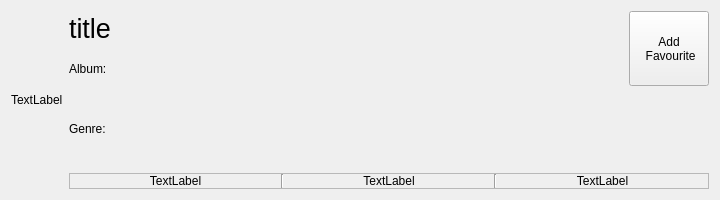
<?xml version="1.0" encoding="UTF-8"?>
<ui version="4.0">
 <class>music_scroll</class>
 <widget class="QWidget" name="music_scroll">
  <property name="geometry">
   <rect>
    <x>0</x>
    <y>0</y>
    <width>720</width>
    <height>200</height>
   </rect>
  </property>
  <property name="sizePolicy">
   <sizepolicy hsizetype="Preferred" vsizetype="Minimum">
    <horstretch>0</horstretch>
    <verstretch>0</verstretch>
   </sizepolicy>
  </property>
  <property name="maximumSize">
   <size>
    <width>16777215</width>
    <height>200</height>
   </size>
  </property>
  <property name="windowTitle">
   <string>Form</string>
  </property>
  <layout class="QHBoxLayout" name="horizontalLayout_2">
   <item>
    <layout class="QHBoxLayout" name="horizontalLayout">
     <item>
      <widget class="QLabel" name="image">
       <property name="sizePolicy">
        <sizepolicy hsizetype="Maximum" vsizetype="Preferred">
         <horstretch>0</horstretch>
         <verstretch>0</verstretch>
        </sizepolicy>
       </property>
       <property name="text">
        <string>TextLabel</string>
       </property>
      </widget>
     </item>
     <item>
      <layout class="QVBoxLayout" name="verticalLayout">
       <item>
        <layout class="QHBoxLayout" name="horizontalLayout_5">
         <item>
          <layout class="QVBoxLayout" name="verticalLayout_2">
           <item>
            <widget class="QLabel" name="title">
             <property name="sizePolicy">
              <sizepolicy hsizetype="Minimum" vsizetype="Preferred">
               <horstretch>0</horstretch>
               <verstretch>0</verstretch>
              </sizepolicy>
             </property>
             <property name="text">
              <string>&lt;html&gt;&lt;head/&gt;&lt;body&gt;&lt;p&gt;&lt;span style=&quot; font-size:20pt;&quot;&gt;title&lt;/span&gt;&lt;/p&gt;&lt;/body&gt;&lt;/html&gt;</string>
             </property>
             <property name="textInteractionFlags">
              <set>Qt::LinksAccessibleByMouse|Qt::TextSelectableByMouse</set>
             </property>
            </widget>
           </item>
           <item>
            <widget class="QLabel" name="album">
             <property name="text">
              <string>Album:</string>
             </property>
             <property name="textInteractionFlags">
              <set>Qt::LinksAccessibleByMouse|Qt::TextSelectableByMouse</set>
             </property>
            </widget>
           </item>
          </layout>
         </item>
         <item>
          <widget class="QPushButton" name="addFav">
           <property name="sizePolicy">
            <sizepolicy hsizetype="Maximum" vsizetype="Minimum">
             <horstretch>0</horstretch>
             <verstretch>0</verstretch>
            </sizepolicy>
           </property>
           <property name="text">
            <string>Add
 Favourite</string>
           </property>
          </widget>
         </item>
        </layout>
       </item>
       <item>
        <widget class="QLabel" name="genre">
         <property name="text">
          <string>Genre:</string>
         </property>
         <property name="textInteractionFlags">
          <set>Qt::LinksAccessibleByMouse|Qt::TextSelectableByMouse</set>
         </property>
        </widget>
       </item>
       <item>
        <widget class="QFrame" name="frame">
         <property name="sizePolicy">
          <sizepolicy hsizetype="Preferred" vsizetype="Maximum">
           <horstretch>0</horstretch>
           <verstretch>0</verstretch>
          </sizepolicy>
         </property>
         <property name="frameShape">
          <enum>QFrame::StyledPanel</enum>
         </property>
         <property name="frameShadow">
          <enum>QFrame::Raised</enum>
         </property>
         <layout class="QHBoxLayout" name="horizontalLayout_4">
          <property name="spacing">
           <number>0</number>
          </property>
          <property name="leftMargin">
           <number>0</number>
          </property>
          <property name="topMargin">
           <number>0</number>
          </property>
          <property name="rightMargin">
           <number>0</number>
          </property>
          <property name="bottomMargin">
           <number>0</number>
          </property>
          <item>
           <layout class="QHBoxLayout" name="horizontalLayout_3">
            <item>
             <widget class="QLabel" name="year">
              <property name="text">
               <string>TextLabel</string>
              </property>
              <property name="alignment">
               <set>Qt::AlignCenter</set>
              </property>
              <property name="textInteractionFlags">
               <set>Qt::LinksAccessibleByMouse|Qt::TextSelectableByMouse</set>
              </property>
             </widget>
            </item>
            <item>
             <widget class="Line" name="line_2">
              <property name="orientation">
               <enum>Qt::Vertical</enum>
              </property>
             </widget>
            </item>
            <item>
             <widget class="QLabel" name="time_label">
              <property name="text">
               <string>TextLabel</string>
              </property>
              <property name="alignment">
               <set>Qt::AlignCenter</set>
              </property>
             </widget>
            </item>
            <item>
             <widget class="Line" name="line">
              <property name="orientation">
               <enum>Qt::Vertical</enum>
              </property>
             </widget>
            </item>
            <item>
             <widget class="QLabel" name="author">
              <property name="text">
               <string>TextLabel</string>
              </property>
              <property name="alignment">
               <set>Qt::AlignCenter</set>
              </property>
              <property name="textInteractionFlags">
               <set>Qt::LinksAccessibleByMouse|Qt::TextSelectableByMouse</set>
              </property>
             </widget>
            </item>
           </layout>
          </item>
         </layout>
        </widget>
       </item>
      </layout>
     </item>
    </layout>
   </item>
  </layout>
 </widget>
 <resources/>
 <connections/>
</ui>
